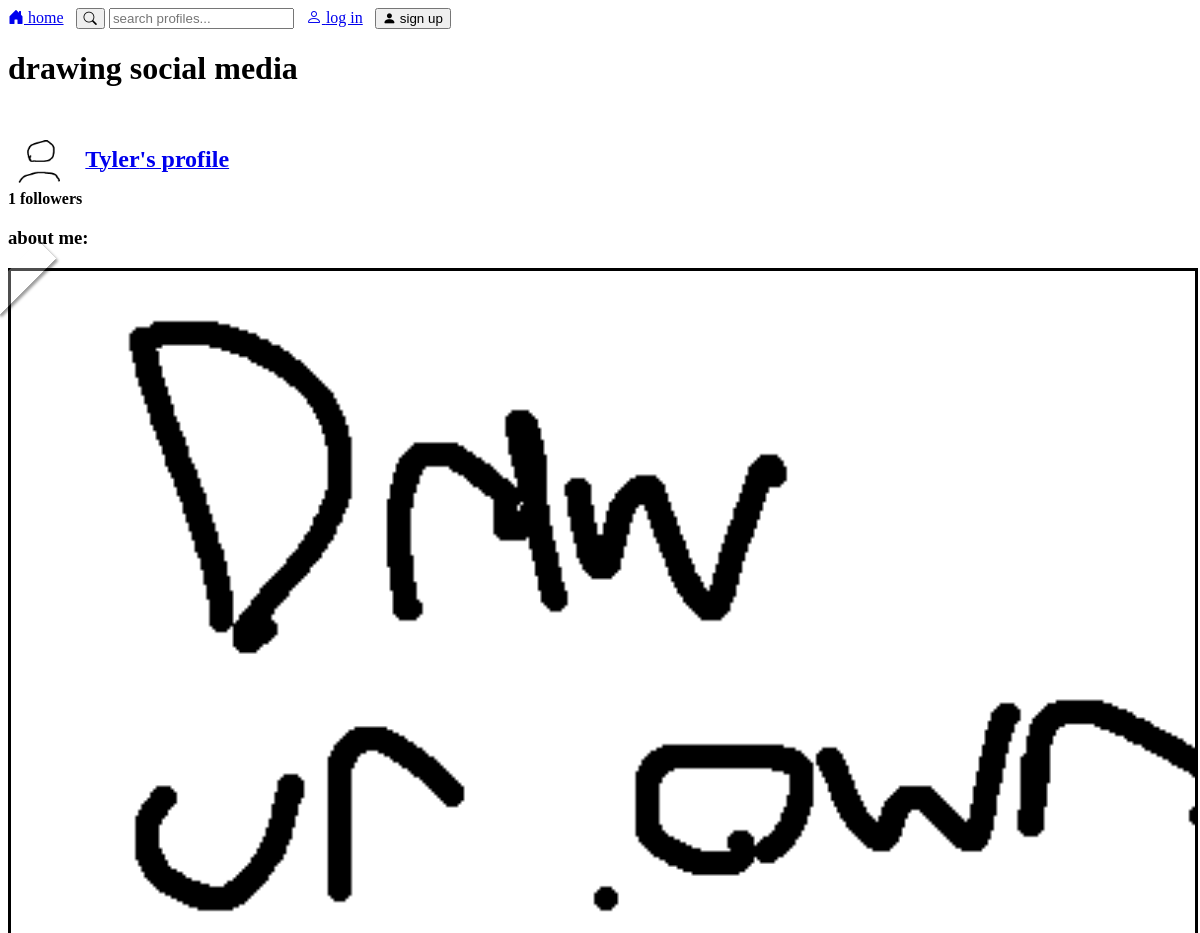
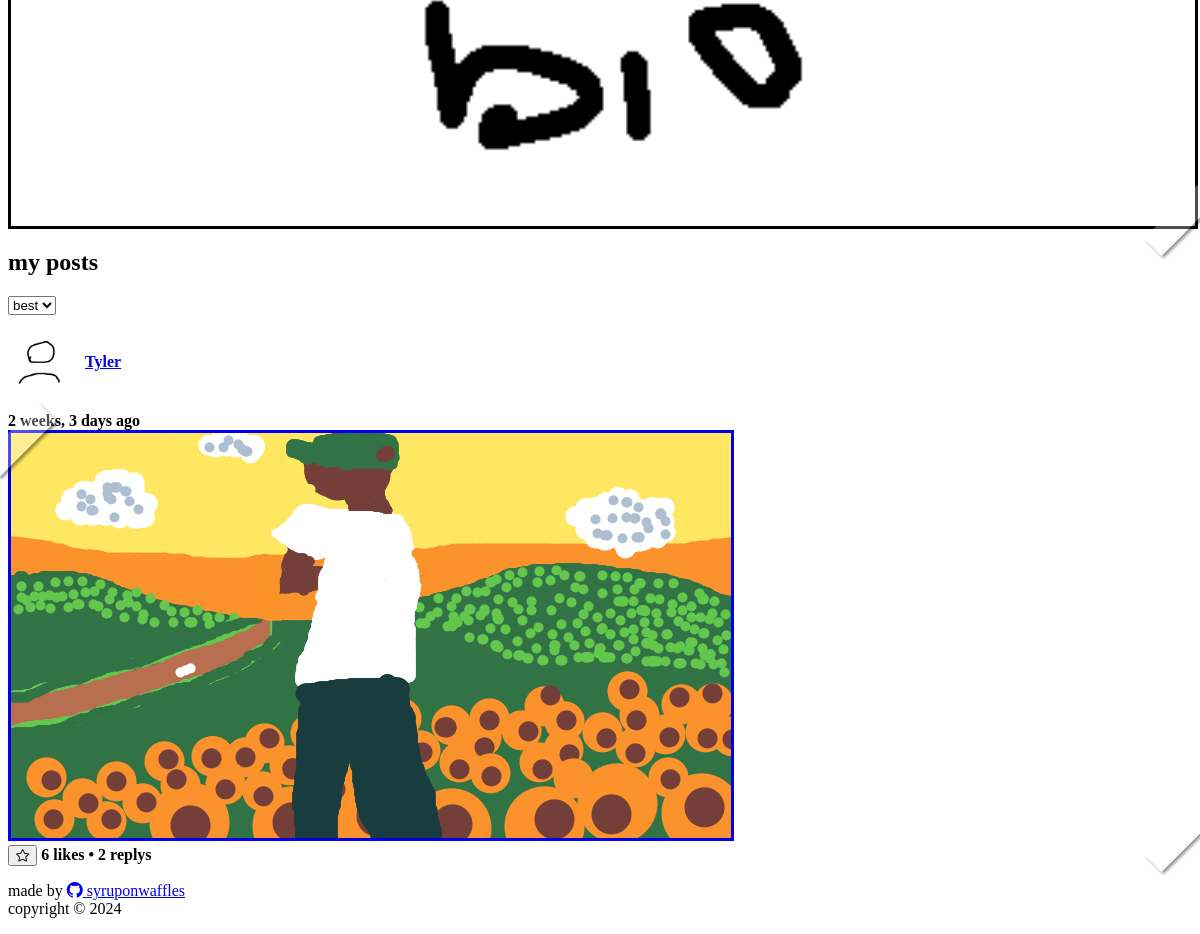
Page /profile/10/ on the earlier database version (2 pictures, top to bottom).
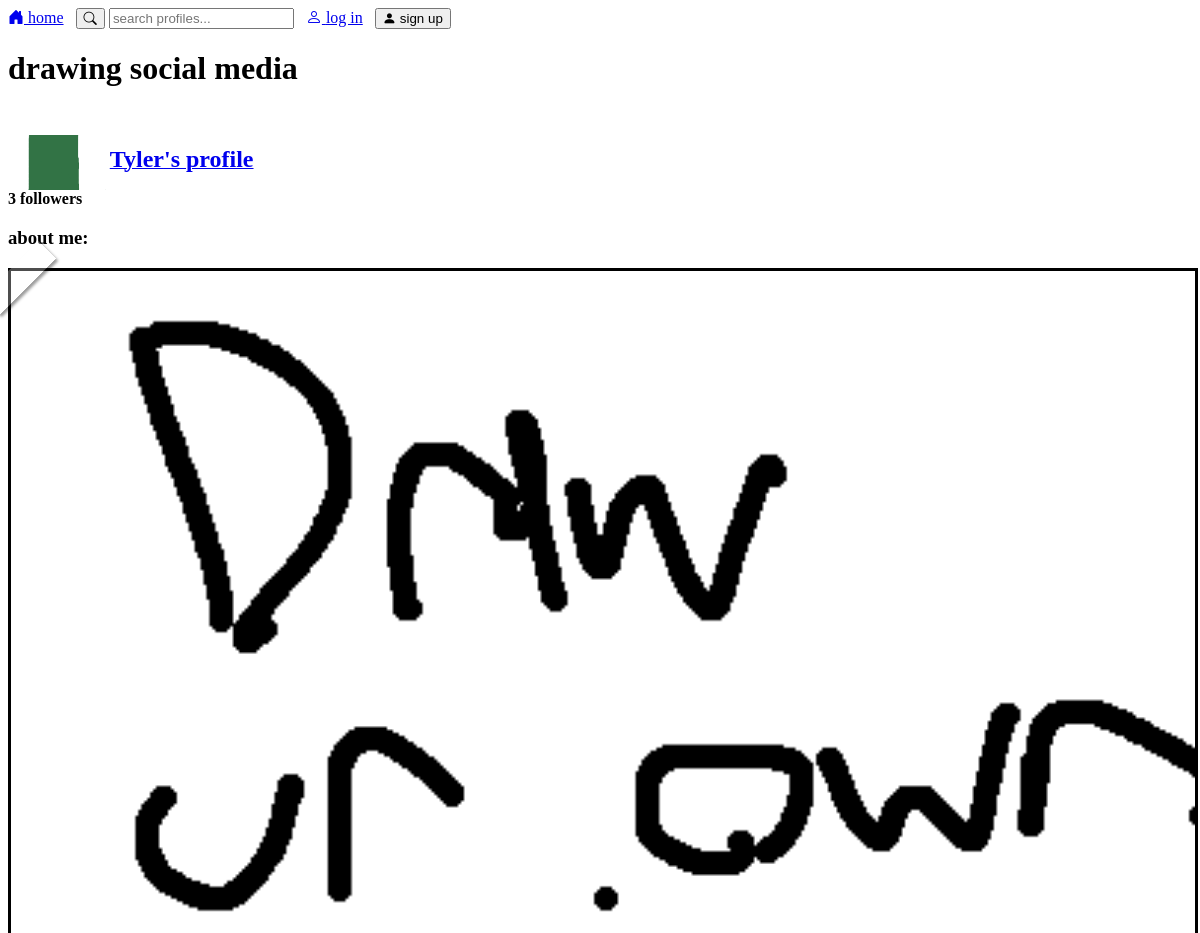
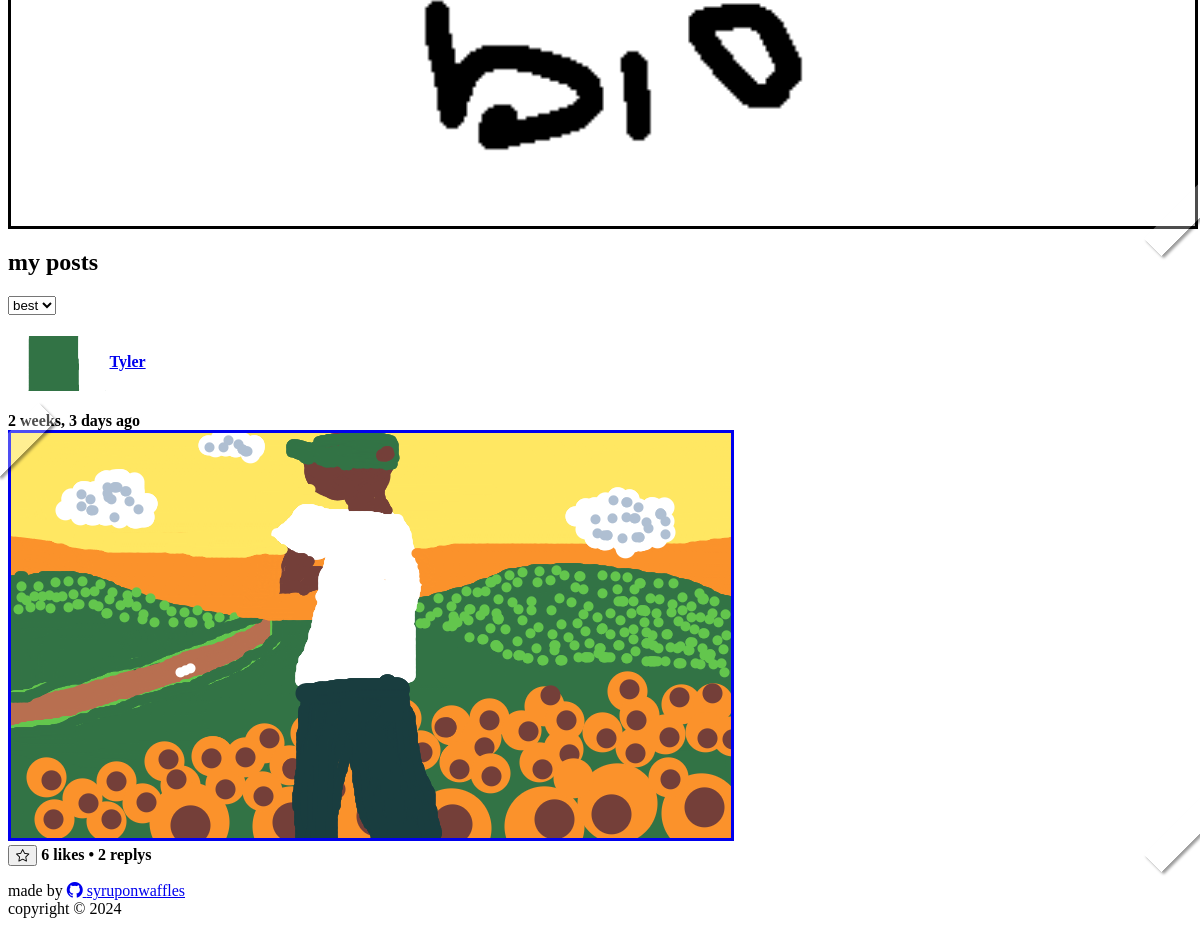
Same page on the later database version (2 pictures, top to bottom).
### socialMedia/models.py (models this page shows, shortened)
class UserProfile(models.Model):
    user = models.OneToOneField(User, on_delete=models.CASCADE,related_name='profile')
    profile_picture = models.ImageField(default="placeholders/fpfPlaceholder.png")
    bio_picture = models.ImageField(default="placeholders/bioPlaceholder.png")
    def __str__(self):
        return self.user.username

class Post(models.Model):
    body = models.ImageField()
    created_by = models.ForeignKey("UserProfile", on_delete=models.CASCADE)
    created_on = models.DateTimeField(auto_now_add=True)

### socialMedia/views.py (the view, shortened to what this page needs)
# urls.py: path('profile/<int:pk>/',views.profile_detail,name="profile_detail"),
def profile_detail(request, pk):
    profile = UserProfile.objects.get(pk=pk)
    page=1
    order_by="-like_count"
    url_sort_by="best"
    parsed_url = parse_qs(urlparse(request.build_absolute_uri()).query)
    if('page' in parsed_url):
        page=parsed_url['page'][0]
    posts = Post.objects.filter(created_by=pk)
    posts = Paginator(posts.annotate(like_count=Count('likes')+1).order_by(order_by), 10)
    context = {
        "profile" : profile,
        "posts": posts.page(page),
        "url_sort_by":url_sort_by,
        "sort_by" :order_by,
        "page" : page,
        "max_page" : posts.num_pages,
    }
    return render(request, "profile_detail.html", context)

### socialMedia/templates/profile_detail.html (shortened to what this page needs)
{% extends "base.html" %}
{% block page_content %}
    <!-- {% load static %}
    <img src="/media/{{post.body.name }}" > -->
         {% include 'components/big_profile_card.html' %}
        <h3>about me:</h3>
        <div class="photo"><img class="art" style="width: 100%; vertical-align: middle;" src="/media/{{profile.bio_picture}}" ></div>
    <h2 >my posts</h2>
    {% include "components/sort.html" %}
    {% for post in posts %}
        {% include 'components/post.html' %}
    {% endfor %}
{% endblock page_content %}

### socialMedia/templates/base.html (shortened to what this page needs)
<!DOCTYPE html>
<html lang="en">
<head>
    {% load static %}
    <link rel="stylesheet" href="https://cdn.simplecss.org/simple.min.css">
    <link rel="stylesheet" href="https://cdn.jsdelivr.net/npm/bootstrap-icons@1.3.0/font/bootstrap-icons.css">
    <link rel="stylesheet" href="{% static 'custom.css' %}">
</head>
<body hx-headers='{"X-CSRFToken": "{{ csrf_token }}"}'>
    <header>
        <nav>
            <a href="{% url 'home'%}"><i class="bi bi-house-door-fill"></i> home</a>
            <form style="display: inline;margin: 0 .5rem 1rem;" method="get" id="search">
                <button type="submit"><i class="bi bi-search"></i></button>
                <input type="text" onchange="document.getElementById('search').action = `/search/${this.value}/`;" placeholder="search profiles...">
            </form>
            {% if user.is_authenticated %}
                <a href="{% url 'profile_detail' user.pk %}"><i class="bi bi-person-fill"></i> {{user.username}}</a>
                <a href="{% url 'settings'%}"><i class="bi bi-gear-fill"></i> settings</a>
                <form style="display: inline;margin: 0 .5rem 1rem;" method="post" action="{% url 'logout' %}">
                    {% csrf_token %}
                    <button type="submit"><i class="bi bi-door-open-fill"></i> log out</button>
                </form>
            {% else %}
                <a href="{% url 'login'%}"><i class="bi bi-person"></i> log in</a>
                <form style="display: inline;margin: 0 .5rem 1rem;" method="post" action="{% url 'signup' %}">
                    <button type="submit"><i class="bi bi-person-fill"></i> sign up</button>
                </form>
            {% endif %}
        </nav>
        <h1>drawing social media</h1>
    </header>
    <main>
        {% block page_content %}{% endblock page_content %}
    </main>
    <footer>
        <p>made by <a href="https://github.com/SyrupOnWaffles/"><i class="bi bi-github"></i> syruponwaffles</a><br>
        copyright © 2024 </p>
    </footer>
</body>
</html>

### socialMedia/templates/components/big_profile_card.html (shortened to what this page needs)
<div style="margin-top: 3rem;">
    <a href="{% url 'profile_detail' profile.pk%}"><img style="height: 55px; border-style: none;vertical-align: middle;" src="/media/{{profile.profile_picture}}" ></a>
    {% if user == profile.user %}
        <a href="{% url 'profile_detail' profile.pk%}"><h2 style="display: inline;">my profile</h2></a>
    {% else %}
        <a href="{% url 'profile_detail' profile.pk%}"><h2 style="display: inline;">{{profile.user|truncatechars:20}}'s profile</h2></a>
    {% endif %}
    {% if user.is_authenticated %}
        {% if profile.user != user %}
            {% load filters %}
        {% endif %}
    {% endif %}
    <br>
    <b id="fc{{profile.pk}}" >{{profile.followers.all.count}} followers </b>
</div>

### socialMedia/templates/components/sort.html (shortened to what this page needs)
<div>
    <select onchange="location = window.location.href.split('?')[0] + this.value;">
        {% if url_sort_by == "new" %}
            <option selected value="?sort_by=new">new</option>
            <option value="?sort_by=best">best</option>
            {% comment %} <option value="?sort_by=worst">worst</option> {% endcomment %}
        {%  elif url_sort_by == "best" %}
            <option selected value="?sort_by=best">best</option>
         {%  elif url_sort_by == "worst" %}
            <option value="?sort_by=new">new</option>
            <option value="?sort_by=best">best</option>
            <option selected value="?sort_by=worst">worst</option>
        {% endif%}
    </select>
</div>

### socialMedia/templates/components/post.html (shortened to what this page needs)
{% load static %}
{% load filters %}
<section class="post">
    <div>
        <h4>
            <a href="{% url 'profile_detail' post.created_by.pk%}"><img style="height: 55px; border-style: none;vertical-align: middle;" src="/media/{{post.created_by.profile_picture}}" ></a>
            <a href="{% url 'profile_detail' post.created_by.pk%}">{{ post.created_by|truncatechars:20 }}</a>
        </h4>
        <b>{{ post.created_on|timesince}} ago</b>
        <div class="photo"><a href="{% url 'post_detail' post.pk%}"> <img class="art" src="/media/{{post.body.name }}" ></a></div>
    </div>
    {% if user.is_authenticated %}
            <button hx-swap="begin" hx-post="{% url 'post_like' post.pk %}">
                {% if post.likes.all|dasame:user.pk %}
                <i class="bi bi-star-fill"></i>
                {% else %}
                <i class="bi bi-star"></i>
                {% endif %}
            </button>
    {% else %}
        <form style="display: inline;" method="post" action="{% url 'login' %}">
            <button type="submit"><i class="bi bi-star"></i></button>
        </form>
    {% endif %}
    <h4 style="display: inline"> <span id='like-count' id="likes">{{post.likes.all.count}}</span> likes • <span x-text="replys">{{post.replys.all.count}}</span> replys</h4>
    </section>

### socialMedia/static/custom.css (style rules this page uses)
.photo { position: relative; }
.photo:before { content: ""; height: 25px; width: 80px; background-color: rgba(255, 255, 255, .3); position: absolute; top: -5px; left: -5px; transform: translateX(-30%) translateY(10%) rotate(-45deg); box-shadow: 0px 3px 3px rgba(0, 0, 0, 0.4); pointer-events: none }
.photo:after { content: ""; height: 25px; width: 80px; background-color: rgba(255, 255, 255, .3); position: absolute; bottom: -5px; right: -5px; transform: translateX(30%) translateY(-10%) rotate(-45deg); box-shadow: 0px 3px 3px rgba(0, 0, 0, 0.4); pointer-events: none }
.art { border-style: solid; }

Differences in the rows shown:
changed UserProfile "Tyler": profile_picture: picture added in place of a placeholder; followers.all.count "1" → "3"
changed through a linked row, Post "Tyler": created_by.profile_picture: picture added in place of a placeholder
